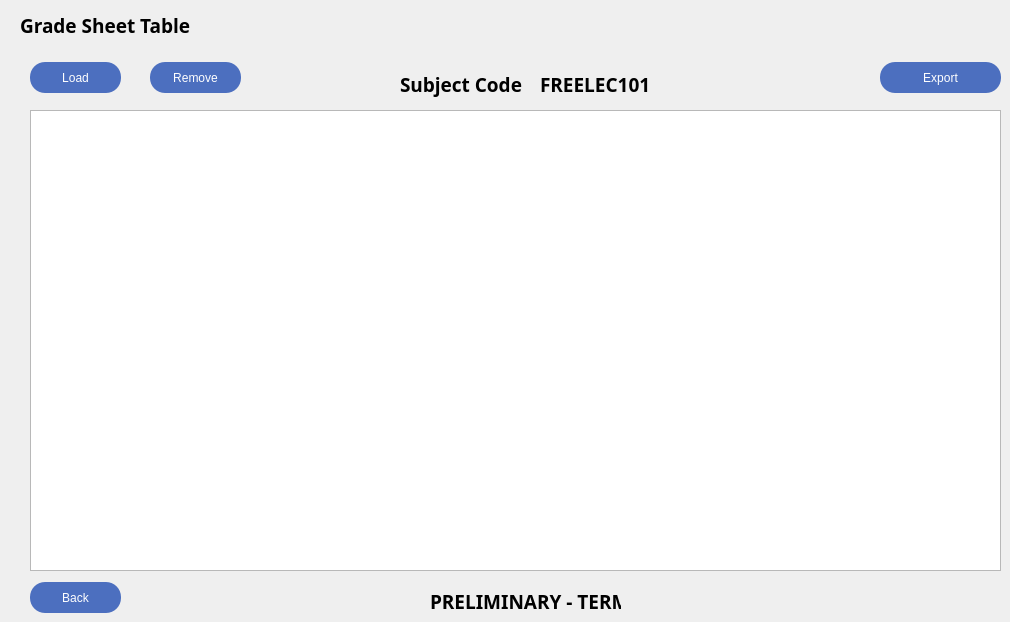
     <widget class="QWidget" name="page">
      <widget class="QPushButton" name="export2Excel">
       <property name="geometry">
        <rect>
         <x>880</x>
         <y>62</y>
         <width>121</width>
         <height>31</height>
        </rect>
       </property>
       <property name="cursor">
        <cursorShape>PointingHandCursor</cursorShape>
       </property>
       <property name="styleSheet">
        <string notr="true">QPushButton {
color: rgb(255, 255, 255);
background-color:rgb(76, 111, 191);
border-radius: 15%;
border: None;
font: 25 8pt &quot;Bahnschrift Light&quot;;
}
QPushButton:hover{
background-color:rgb(116, 198, 157);
color:rgb(0, 0, 0);
border-radius: 15%;
font: 25 8pt &quot;Bahnschrift Light&quot;;
}</string>
       </property>
       <property name="text">
        <string>Export</string>
       </property>
       <property name="icon">
        <iconset resource="res.qrc">
         <normaloff>:/image/images/xl icon.png</normaloff>:/image/images/xl icon.png</iconset>
       </property>
      </widget>
      <widget class="QPushButton" name="removeBtn_2">
       <property name="geometry">
        <rect>
         <x>150</x>
         <y>62</y>
         <width>91</width>
         <height>31</height>
        </rect>
       </property>
       <property name="cursor">
        <cursorShape>PointingHandCursor</cursorShape>
       </property>
       <property name="styleSheet">
        <string notr="true">QPushButton {
color: rgb(255, 255, 255);
background-color:rgb(76, 111, 191);
border-radius: 15%;
border: None;
font: 25 8pt &quot;Bahnschrift Light&quot;;
}
QPushButton:hover{
background-color:rgb(202, 240, 248);
color:rgb(0, 0, 0);
border-radius: 15%;
border: None;
font: 25 8pt &quot;Bahnschrift Light&quot;;
}</string>
       </property>
       <property name="text">
        <string>Remove</string>
       </property>
      </widget>
      <widget class="QTableWidget" name="studentTbl">
       <property name="geometry">
        <rect>
         <x>30</x>
         <y>110</y>
         <width>971</width>
         <height>461</height>
        </rect>
       </property>
      </widget>
      <widget class="QLabel" name="term1">
       <property name="geometry">
        <rect>
         <x>430</x>
         <y>590</y>
         <width>191</width>
         <height>23</height>
        </rect>
       </property>
       <property name="font">
        <font>
         <family>Bahnschrift SemiBold</family>
         <pointsize>14</pointsize>
         <weight>75</weight>
         <bold>true</bold>
        </font>
       </property>
       <property name="text">
        <string>PRELIMINARY - TERM</string>
       </property>
       <property name="alignment">
        <set>Qt::AlignLeading|Qt::AlignLeft|Qt::AlignVCenter</set>
       </property>
      </widget>
      <widget class="QPushButton" name="backBtn">
       <property name="geometry">
        <rect>
         <x>30</x>
         <y>582</y>
         <width>91</width>
         <height>31</height>
        </rect>
       </property>
       <property name="cursor">
        <cursorShape>PointingHandCursor</cursorShape>
       </property>
       <property name="styleSheet">
        <string notr="true">QPushButton {
color: rgb(255, 255, 255);
background-color:rgb(76, 111, 191);
border-radius: 15%;
border: None;
font: 25 8pt &quot;Bahnschrift Light&quot;;
}
QPushButton:hover{
background-color:rgb(202, 240, 248);
color:rgb(0, 0, 0);
border-radius: 15%;
border: None;
font: 25 8pt &quot;Bahnschrift Light&quot;;
}</string>
       </property>
       <property name="text">
        <string>Back</string>
       </property>
      </widget>
      <widget class="QPushButton" name="Lbtn">
       <property name="geometry">
        <rect>
         <x>30</x>
         <y>62</y>
         <width>91</width>
         <height>31</height>
        </rect>
       </property>
       <property name="cursor">
        <cursorShape>PointingHandCursor</cursorShape>
       </property>
       <property name="styleSheet">
        <string notr="true">QPushButton {
color: rgb(255, 255, 255);
background-color:rgb(76, 111, 191);
border-radius: 15%;
border: None;
font: 25 8pt &quot;Bahnschrift Light&quot;;
}
QPushButton:hover{
background-color:rgb(202, 240, 248);
color:rgb(0, 0, 0);
border-radius: 15%;
border: None;
font: 25 8pt &quot;Bahnschrift Light&quot;;
}</string>
       </property>
       <property name="text">
        <string>Load</string>
       </property>
      </widget>
      <widget class="QLabel" name="labels">
       <property name="geometry">
        <rect>
         <x>400</x>
         <y>70</y>
         <width>124</width>
         <height>28</height>
        </rect>
       </property>
       <property name="font">
        <font>
         <family>Bahnschrift SemiBold</family>
         <pointsize>14</pointsize>
         <weight>75</weight>
         <bold>true</bold>
        </font>
       </property>
       <property name="text">
        <string>Subject Code : </string>
       </property>
       <property name="alignment">
        <set>Qt::AlignLeading|Qt::AlignLeft|Qt::AlignVCenter</set>
       </property>
      </widget>
      <widget class="QLabel" name="subjC1">
       <property name="geometry">
        <rect>
         <x>540</x>
         <y>70</y>
         <width>131</width>
         <height>28</height>
        </rect>
       </property>
       <property name="font">
        <font>
         <family>Bahnschrift SemiBold</family>
         <pointsize>14</pointsize>
         <weight>75</weight>
         <bold>true</bold>
        </font>
       </property>
       <property name="text">
        <string>FREELEC101</string>
       </property>
       <property name="alignment">
        <set>Qt::AlignLeading|Qt::AlignLeft|Qt::AlignVCenter</set>
       </property>
      </widget>
      <widget class="QLabel" name="label_3">
       <property name="geometry">
        <rect>
         <x>20</x>
         <y>10</y>
         <width>206</width>
         <height>30</height>
        </rect>
       </property>
       <property name="font">
        <font>
         <family>Bahnschrift SemiBold</family>
         <pointsize>14</pointsize>
         <weight>75</weight>
         <bold>true</bold>
        </font>
       </property>
       <property name="text">
        <string>Grade Sheet Table </string>
       </property>
       <property name="alignment">
        <set>Qt::AlignLeading|Qt::AlignLeft|Qt::AlignVCenter</set>
       </property>
      </widget>
     </widget>
